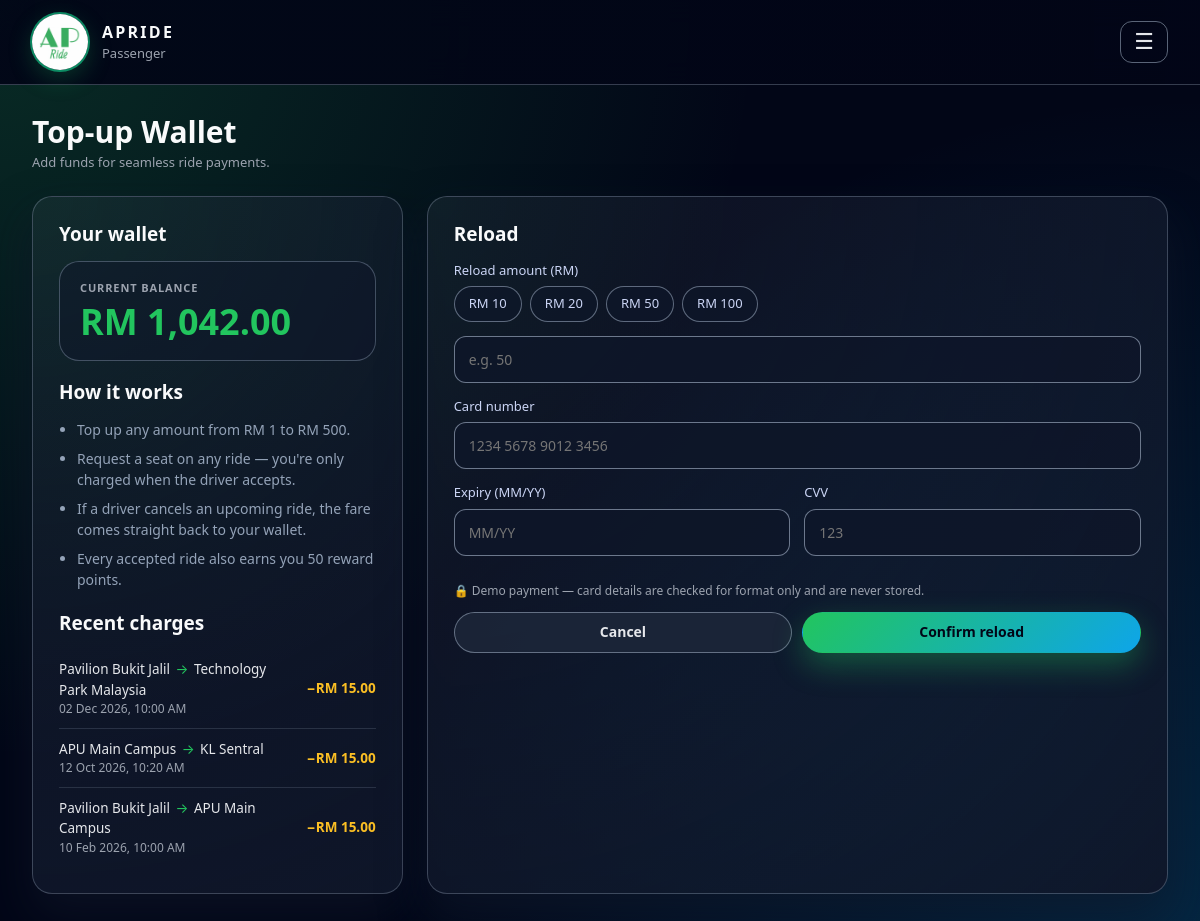
/topup.php (signed in), run on the app's committed database.
### tables this page shows
CREATE TABLE IF NOT EXISTS `customer` (
  `customer_id` int NOT NULL AUTO_INCREMENT,
  `user_id` int NOT NULL,
  `points_balance` int NOT NULL,
  `membership_status` varchar(100) DEFAULT NULL,
  `wallet` int NOT NULL,
  PRIMARY KEY (`customer_id`),
  UNIQUE KEY `user_id` (`user_id`)
);

CREATE TABLE IF NOT EXISTS `ride` (
  `ride_id` int NOT NULL AUTO_INCREMENT,
  `driver_id` int NOT NULL,
  `destination` varchar(100) NOT NULL,
  `date_time` datetime NOT NULL,
  `available_seats` int NOT NULL,
  `price` decimal(10,2) NOT NULL,
  `distance_km` decimal(10,2) NOT NULL,
  PRIMARY KEY (`ride_id`),
  KEY `driver_id` (`driver_id`)
);

### topup.php (the view, shortened to what this page needs)
<?php
require_once 'includes/bootstrap.php';
require_once 'includes/layout.php';
$customer = require_customer();
$return = (string)($_GET['return'] ?? $_POST['return'] ?? '');
if (!preg_match('/^payment\.php\?ride_id=\d+$/', $return)) {
    $return = '';
}
$errors = [];
$old = ['amount' => '', 'card' => '', 'expiry' => ''];
$charges = db_all(
    "SELECT r.destination, r.date_time, r.price
     FROM booking b JOIN ride r ON b.ride_id = r.ride_id
     WHERE b.customer_id = ? AND b.status IN (" . PAID_STATUSES . ")
     ORDER BY b.booking_id DESC LIMIT 3",
    'i',
    [$customer['customer_id']]
);
?>
        <div class="split-1-2 grow-row">
            <div class="glass-card">
                <h2>Your wallet</h2>
                <div class="ap-stat" style="margin-bottom:20px">
                    <span class="ap-stat-label">Current balance</span>
                    <span class="ap-stat-value text-green" style="font-size:36px"><?= money($customer['wallet']) ?></span>
                </div>
                <h2>How it works</h2>
                <ul class="tips">
                    <li>Top up any amount from RM <?= TOPUP_MIN ?> to RM <?= TOPUP_MAX ?>.</li>
                    <li>Request a seat on any ride — you're only charged when the driver accepts.</li>
                    <li>If a driver cancels an upcoming ride, the fare comes straight back to your wallet.</li>
                    <li>Every accepted ride also earns you <?= POINTS_PER_RIDE ?> reward points.</li>
                </ul>
                <h2 style="margin-top:22px">Recent charges</h2>
                <?php foreach ($charges as $c): ?>
                    <div class="list-row">
                        <span style="min-width:0">
                            <?= route_html($c['destination']) ?>
                            <span class="ap-muted small" style="display:block"><?= fmt_datetime($c['date_time']) ?></span>
                        </span>
                        <strong class="text-amber nowrap">−<?= money($c['price']) ?></strong>
                    </div>
                <?php endforeach; ?>
            </div>
            <div class="glass-card">
                <h2>Reload</h2>
                <form method="POST">
                    <label class="ap-label" for="amount">Reload amount (RM)</label>
                    <div class="chip-group" role="group" aria-label="Quick amounts">
                        <?php foreach ([10, 20, 50, 100] as $quick): ?>
                            <button type="button" class="chip" data-amount="<?= $quick ?>">RM <?= $quick ?></button>
                        <?php endforeach; ?>
                    </div>
                    <input class="ap-input<?= isset($errors['amount']) ? ' has-error' : '' ?>" type="number" id="amount" name="amount"
                           placeholder="e.g. 50" min="<?= TOPUP_MIN ?>" max="<?= TOPUP_MAX ?>" step="0.01" value="<?= e($old['amount']) ?>" required>
                    <label class="ap-label" for="card_number">Card number</label>
                    <input class="ap-input<?= isset($errors['card']) ? ' has-error' : '' ?>" type="text" id="card_number" name="card_number"
                           placeholder="1234 5678 9012 3456" inputmode="numeric" autocomplete="cc-number"
                           pattern="[0-9 \-]{13,23}" maxlength="23" value="<?= e($old['card']) ?>" required>
                    <div class="form-row">
                        <div>
                            <label class="ap-label" for="expiry">Expiry (MM/YY)</label>
                            <input class="ap-input<?= isset($errors['expiry']) ? ' has-error' : '' ?>" type="text" id="expiry" name="expiry"
                                   placeholder="MM/YY" inputmode="numeric" autocomplete="cc-exp" pattern="(0[1-9]|1[0-2])/\d{2}" maxlength="5"
                                   value="<?= e($old['expiry']) ?>" required>
                        </div>
                        <div>
                            <label class="ap-label" for="cvv">CVV</label>
                            <input class="ap-input<?= isset($errors['cvv']) ? ' has-error' : '' ?>" type="password" id="cvv" name="cvv"
                                   placeholder="123" inputmode="numeric" autocomplete="cc-csc" pattern="\d{3,4}" maxlength="4" required>
                        </div>
                    </div>
                    <p class="ap-muted small">🔒 Demo payment — card details are checked for format only and are never stored.</p>
                    <div class="form-actions">
                        <a href="<?= e($return !== '' ? $return : 'customer.php') ?>" class="btn btn-secondary">Cancel</a>
                        <button type="submit" class="btn btn-primary">Confirm reload</button>
                    </div>
                </form>
            </div>
        </div>

### includes/bootstrap.php (shortened to what this page needs)
<?php
require_once __DIR__ . '/../db.php';
function e($value)
{
    return htmlspecialchars((string)$value, ENT_QUOTES, 'UTF-8');
}
function money($amount)
{
    return 'RM ' . number_format((float)$amount, 2);
}
function fmt_datetime($dateTime)
{
    return date('d M Y, h:i A', strtotime($dateTime));
}
function split_route($destination)
{
    $parts = explode('→', (string)$destination, 2);
    if (count($parts) === 2) {
        return ['from' => trim($parts[0]), 'to' => trim($parts[1])];
    }
    return ['from' => null, 'to' => trim($parts[0])];
}
function route_html($destination)
{
    $r = split_route($destination);
    return e($r['from']) . ' <span class="route-arrow" aria-label="to">→</span> ' . e($r['to']);
}
function db_run($sql, $types = '', array $params = [])
{
    global $conn;
    $stmt = $conn->prepare($sql);
    if ($types !== '') {
        $stmt->bind_param($types, ...$params);
    }
    $stmt->execute();
    return $stmt;
}
function db_all($sql, $types = '', array $params = [])
{
    $result = db_run($sql, $types, $params)->get_result();
    return $result ? $result->fetch_all(MYSQLI_ASSOC) : [];
}
function db_one($sql, $types = '', array $params = [])
{
    $rows = db_all($sql, $types, $params);
    return $rows[0] ?? null;
}
function current_user_id()
{
    return isset($_SESSION['user_id']) ? (int)$_SESSION['user_id'] : 0;
}
function current_role()
{
    static $cache = [];
    $uid = current_user_id();
    if (!array_key_exists($uid, $cache)) {
        $cache[$uid] = role_for_user($uid);
    }
    return $cache[$uid];
}
function role_for_user($uid)
{
    if (db_one("SELECT admin_id FROM admin WHERE user_id = ?", 'i', [$uid])) {
        return 'admin';
    }
    if (db_one("SELECT driver_id FROM driver WHERE user_id = ?", 'i', [$uid])) {
        return 'driver';
    }
    if (db_one("SELECT customer_id FROM customer WHERE user_id = ?", 'i', [$uid])) {
        return 'customer';
    }
    return null;
}
function require_role($role)
{
    $actual = current_role();
}
function require_customer()
{
    require_role('customer');
    return db_one(
        "SELECT c.customer_id, c.wallet, c.points_balance, c.membership_status,
                u.user_id, u.TP_Number AS tp_number, u.name, u.e_mail
         FROM customer c JOIN user u ON u.user_id = c.user_id
         WHERE c.user_id = ?",
        'i',
        [current_user_id()]
    );
}

### app.css (style rules this page uses)
:root { --bg: #020617; --surface: rgba(15, 23, 42, 0.96); --surface-2: rgba(15, 23, 42, 0.7); --border: rgba(148, 163, 184, 0.35); --border-strong: rgba(148, 163, 184, 0.6); --text: #e5e7eb; --text-strong: #f9fafb; --muted: #9ca3af; --label: #cbd5f5; --green: #22c55e; --green-soft: #4ade80; --blue: #38bdf8; --amber: #fbbf24; --red: #f87171; --gradient: linear-gradient(135deg, #22c55e, #0ea5e9); --container: 1520px; --gutter: 32px; --gap: 24px; --radius: 20px; --card-pad: 26px; color-scheme: dark; }
* { box-sizing: border-box; }
body { margin: 0; font-family: system-ui, -apple-system, BlinkMacSystemFont, "Segoe UI", sans-serif; color: var(--text); background: radial-gradient(circle at top left, #22c55e33 0, transparent 50%), radial-gradient(circle at bottom right, #0ea5e933 0, transparent 55%), var(--bg); background-attachment: fixed; min-height: 100vh; display: flex; flex-direction: column; line-height: 1.5; }
h1, h2, h3 { color: var(--text-strong); line-height: 1.25; }
a { color: var(--blue); }
.shell-fill > .grow-row, .shell-fill > .glass-card:last-child { flex: 1; }
.glass-card { background: radial-gradient(circle at top left, rgba(148, 163, 184, 0.08), var(--surface)); border-radius: var(--radius); padding: var(--card-pad); border: 1px solid var(--border); box-shadow: 0 22px 45px rgba(15, 23, 42, 0.6); color: var(--text); min-width: 0; }
.glass-card + .glass-card { margin-top: var(--gap); }
.glass-card h1, .glass-card h2, .glass-card h3 { margin-top: 0; }
.glass-card h2 { font-size: 19px; margin-bottom: 14px; }
.split, .split-2-1, .split-1-2, .grid-2-1 { display: grid; gap: var(--gap); align-items: stretch; }
.split-1-2 { grid-template-columns: minmax(0, 1fr) minmax(0, 2fr); }
.split > *, .split-2-1 > *, .split-1-2 > *, .grid-2-1 > * { min-width: 0; }
.split > .glass-card, .split-2-1 > .glass-card, .split-1-2 > .glass-card, .grid-2-1 > .glass-card, .col > .glass-card:first-child { margin-top: 0; }
.ap-input, .ap-select { width: 100%; padding: 12px 14px; border-radius: 12px; border: 1px solid rgba(148, 163, 184, 0.7); background: rgba(15, 23, 42, 0.85); color: var(--text); font: inherit; font-size: 14px; margin-bottom: 14px; }
.ap-label { display: block; font-size: 13px; font-weight: 500; color: var(--label); margin-bottom: 6px; }
.form-row { display: grid; grid-template-columns: 1fr 1fr; gap: 0 14px; }
.form-actions { display: flex; gap: 10px; flex-wrap: wrap; margin-top: 8px; }
.form-actions .btn { flex: 1; }
.chip-group { display: flex; gap: 8px; flex-wrap: wrap; margin-bottom: 14px; }
.chip { padding: 7px 14px; border-radius: 999px; border: 1px solid var(--border-strong); background: var(--surface-2); color: var(--label); font: inherit; font-size: 13px; cursor: pointer; }
.btn { display: inline-flex; align-items: center; justify-content: center; gap: 6px; border: 1px solid transparent; border-radius: 999px; padding: 11px 20px; font: inherit; font-size: 14px; font-weight: 600; line-height: 1.2; text-decoration: none; cursor: pointer; white-space: nowrap; transition: transform 0.12s ease, box-shadow 0.12s ease, background 0.12s, filter 0.12s; }
.btn-primary { background: var(--gradient); color: #020617; box-shadow: 0 12px 30px rgba(34, 197, 94, 0.35); }
.btn-secondary { background: rgba(30, 41, 59, 0.8); border-color: var(--border-strong); color: var(--text); }
.ap-stat { border: 1px solid rgba(148, 163, 184, 0.4); border-radius: var(--radius); padding: 18px 20px; background: radial-gradient(circle at top left, rgba(148, 163, 184, 0.06), rgba(15, 23, 42, 0.85)); min-width: 0; }
.glass-card .ap-stat { background: rgba(15, 23, 42, 0.5); }
.ap-stat-label { display: block; font-size: 11px; font-weight: 600; letter-spacing: 0.08em; text-transform: uppercase; color: var(--muted); }
.ap-stat-value { display: block; margin-top: 6px; font-size: 28px; font-weight: 700; color: var(--text-strong); line-height: 1.1; }
.text-green { color: var(--green); }
.text-amber { color: var(--amber); }
.route-arrow { color: var(--green); padding: 0 2px; }
.list-row { display: flex; justify-content: space-between; align-items: center; gap: 12px; padding: 10px 0; border-bottom: 1px solid rgba(148, 163, 184, 0.2); font-size: 13.5px; }
.list-row:last-child { border-bottom: none; }
.tips { padding-left: 18px; margin: 8px 0 0; color: #94a3b8; font-size: 14px; }
.tips li + li { margin-top: 8px; }
.ap-muted { color: var(--muted); font-size: 13px; }
.small { font-size: 12px; }
.nowrap { white-space: nowrap; }

### data on the page
customer: wallet "RM 1,042.00"
ride: destination "Pavilion Bukit Jalil", destination "Technology Park Malaysia", date_time "02 Dec 2026, 10:00 AM", price "RM 15.00"
ride: destination "APU Main Campus", destination "KL Sentral", date_time "12 Oct 2026, 10:20 AM", price "RM 15.00"
ride: destination "Pavilion Bukit Jalil", destination "APU Main Campus", date_time "10 Feb 2026, 10:00 AM", price "RM 15.00"

### other printed values
role_label($role) "Passenger"
$title "Top-up Wallet"
$subtitle "Add funds for seamless ride payments."
TOPUP_MIN "1"
TOPUP_MAX "500"
POINTS_PER_RIDE "50"
$quick "10"
$quick "20"
$quick "50"
$quick "100"
